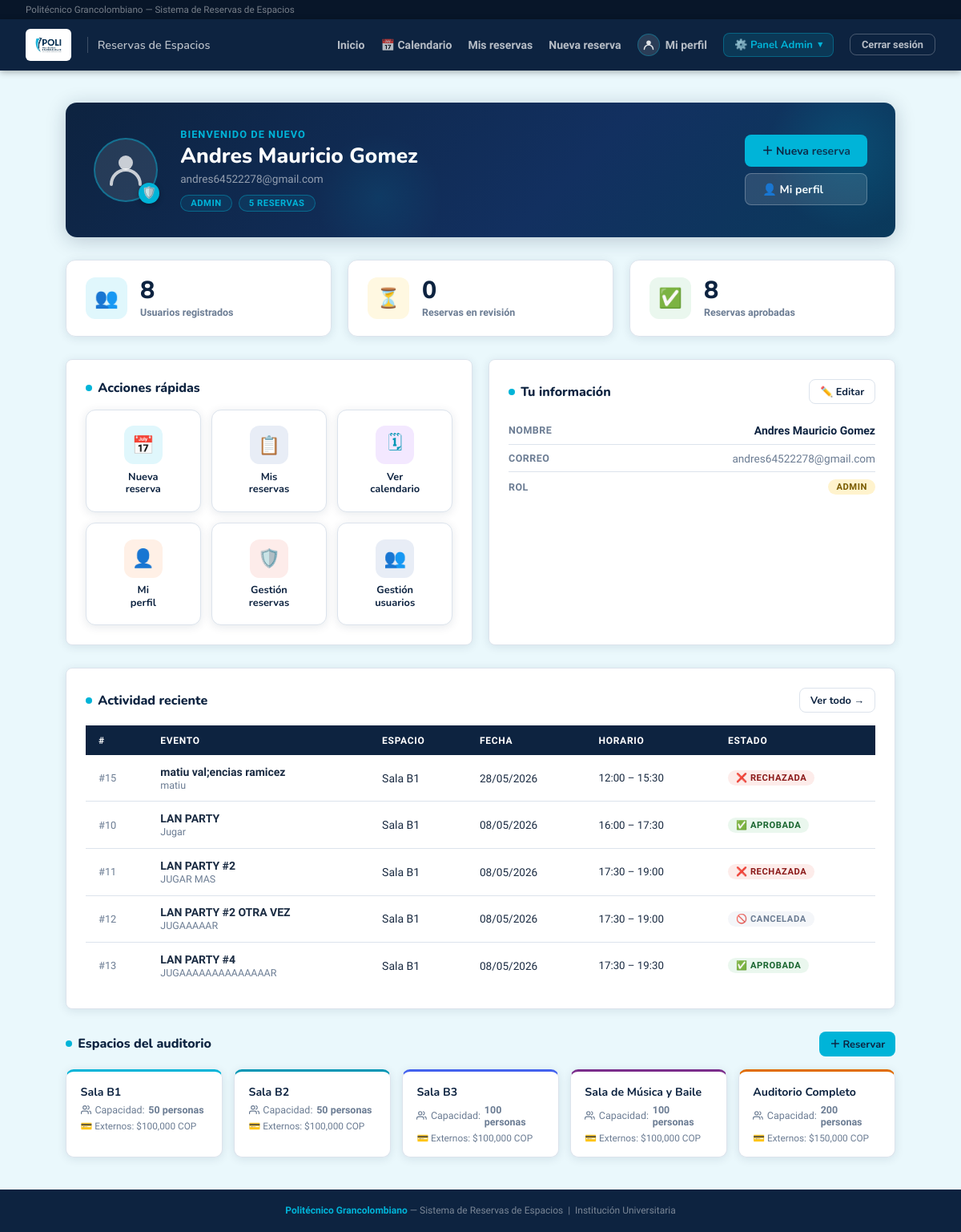
/dashboard (signed in), run on the app's committed database.
### database.py (models this page shows, shortened)
class Usuario(Base):
    __tablename__ = "usuario"
    id         = Column(Integer, primary_key=True, autoincrement=True)
    nombre     = Column(String, nullable=False)
    correo     = Column(String, nullable=False, unique=True)
    contrasena = Column(String, nullable=False)
    rol        = Column(String, nullable=False)  # 'docente' | 'administrativo' | 'externa' | 'admin' | 'logistica'
    activo  = Column(Boolean, default=True, nullable=False)   # False = cuenta desactivada
    strikes = Column(Integer, default=0,    nullable=False)   # Reportes asignados por el admin
    cod_docente  = Column(String,  nullable=True)
    departamento = Column(String,  nullable=True)
    dependencia = Column(String, nullable=True)
    empresa  = Column(String, nullable=True)
    telefono = Column(String, nullable=True)
    reservas = relationship("Reserva", back_populates="usuario", foreign_keys="Reserva.usuario_id")
    sanciones_recibidas = relationship(
        "Sancion",
        foreign_keys="Sancion.usuario_id",
        back_populates="usuario",
    )
    sanciones_aplicadas = relationship(
        "Sancion",
        foreign_keys="Sancion.admin_id",
        back_populates="admin",
    )
    __mapper_args__ = {
        "polymorphic_on": rol,
        "polymorphic_identity": "usuario",
    }

class Reserva(Base):
    __tablename__ = "reserva"
    id            = Column(Integer, primary_key=True, autoincrement=True)
    cant_personas = Column(Integer, nullable=False)
    tipo_evento   = Column(String,  nullable=False)
    finalidad     = Column(String,  nullable=True)
    indumentaria          = Column(String, nullable=True)
    servicios_adicionales = Column(String, nullable=True)  # RF-11: sonido, video, sillas, etc.
    justificacion_rechazo = Column(String, nullable=True)  # Razón del rechazo (obligatoria al rechazar)
    fecha        = Column(Date,     nullable=False)
    hora_inicio  = Column(Time,     nullable=False)
    hora_fin     = Column(Time,     nullable=False)
    estado       = Column(String,   nullable=False, default="pendiente")
    usuario_id   = Column(Integer, ForeignKey("usuario.id"), nullable=False)
    logistica_id = Column(Integer, ForeignKey("logistica.id"), nullable=True)
    usuario            = relationship("Usuario",               foreign_keys=[usuario_id], back_populates="reservas")
    logistica          = relationship("PersonalLogistica",     foreign_keys=[logistica_id], back_populates="reservas_logistica")
    espacios           = relationship("Espacio",               secondary=reserva_espacio, back_populates="reservas")
    calificacion       = relationship("Calificacion",          back_populates="reserva", uselist=False)
    personas_externas  = relationship("PersonaExternaReserva", back_populates="reserva",
                                      cascade="all, delete-orphan")
    sanciones          = relationship("Sancion", back_populates="reserva")

class Espacio(Base):
    __tablename__ = "espacio"
    id        = Column(Integer, primary_key=True, autoincrement=True)
    nombre    = Column(String,  nullable=False)
    capacidad = Column(Integer, nullable=False)
    costo_externo = Column(Numeric(12, 2), nullable=True)
    reservas  = relationship("Reserva", secondary=reserva_espacio, back_populates="espacios")

### app.py (the view)
@app.route("/dashboard")
@requiere_login
@proteger_db
def dashboard():
    u = usuario_logueado()
    if u.rol == "logistica":
        return redirect(url_for("logistica_panel"))
    total_usuarios   = db.query(Usuario).count()
    total_pendientes = db.query(Reserva).filter_by(estado="pendiente").count() if u.rol == "admin" else 0
    total_aprobadas  = db.query(Reserva).filter_by(estado="aprobada").count()  if u.rol == "admin" else 0
    total_espacios   = db.query(Espacio).count()
    espacios         = db.query(Espacio).all()
    mis_reservas_rec = db.query(Reserva).filter_by(usuario_id=u.id)\
                         .order_by(Reserva.fecha.desc()).limit(5).all()
    mis_pendientes = db.query(Reserva).filter_by(usuario_id=u.id, estado="pendiente").count()
    mis_aprobadas  = db.query(Reserva).filter_by(usuario_id=u.id, estado="aprobada").count()
    mis_total      = db.query(Reserva).filter_by(usuario_id=u.id).count()
    return render_template("dashboard.html", usuario=u,
                           total_usuarios=total_usuarios,
                           total_pendientes=total_pendientes,
                           total_aprobadas=total_aprobadas,
                           total_espacios=total_espacios,
                           espacios=espacios,
                           mis_reservas_rec=mis_reservas_rec,
                           mis_pendientes=mis_pendientes,
                           mis_aprobadas=mis_aprobadas,
                           mis_total=mis_total)

### app.py (called while the page is built)
@app.after_request
def add_header(response):
    response.headers["Cache-Control"] = "no-cache, no-store, must-revalidate"
    response.headers["Pragma"] = "no-cache"
    response.headers["Expires"] = "0"
    return response

def proteger_db(f):
    from functools import wraps
    @wraps(f)
    def wrapper(*args, **kwargs):
        try:
            return f(*args, **kwargs)
        except DBOperationalError:
            try:
                db.rollback()
            except Exception:
                pass
            DBSession.remove()
            flash("Error de conexión con la base de datos. Por favor recarga la página.", "danger")
            return redirect(request.referrer or url_for("dashboard"))
    return wrapper

@app.teardown_appcontext
def shutdown_session(exception=None):
    DBSession.remove()

@app.before_request
def refrescar_conexion_db():
    try:
        db.rollback()
    except Exception:
        DBSession.remove()

@app.after_request
def agregar_headers_no_cache(response):
    response.headers["Cache-Control"] = "no-store, no-cache, must-revalidate, max-age=0, post-check=0, pre-check=0"
    response.headers["Pragma"] = "no-cache"
    response.headers["Expires"] = "-1"
    return response

@app.before_request
def limpiar_sesion_al_iniciar():
    if not app.config.get("SESION_LIMPIADA"):
        session.clear()
        app.config["SESION_LIMPIADA"] = True
        _cargar_espacios_predefinidos()

def usuario_logueado():
    uid = session.get("usuario_id")
    if not uid:
        return None
    try:
        return db.get(Usuario, uid)
    except Exception:
        DBSession.remove()
        try:
            return db.get(Usuario, uid)
        except Exception:
            return None

def requiere_login(f):
    from functools import wraps
    @wraps(f)
    def wrapper(*args, **kwargs):
        u = usuario_logueado()
        if not u:
            flash("Debes iniciar sesión primero.", "warning")
            return redirect(url_for("login"))
        if not u.activo:
            session.clear()
            flash("Tu cuenta ha sido desactivada. Contacta al administrador.", "danger")
            return redirect(url_for("login"))
        return f(*args, **kwargs)
    return wrapper

### templates/dashboard.html (shortened to what this page needs)
{% extends "base.html" %}
{% block content %}
<div class="hero anim-1">
  <div class="hero-avatar">
    <svg viewBox="0 0 52 52" fill="none" xmlns="http://www.w3.org/2000/svg">
      <circle cx="26" cy="17" r="9" fill="rgba(255,255,255,0.75)"/>
      <path d="M8 44c0-9.941 8.059-18 18-18s18 8.059 18 18" stroke="rgba(255,255,255,0.75)" stroke-width="4" stroke-linecap="round"/>
    </svg>
    <div class="hero-role-badge">
      {% if usuario.rol == 'admin' %}🛡️
      {% elif usuario.rol == 'docente' %}🎓
      {% elif usuario.rol == 'administrativo' %}🏢
      {% else %}🏛{% endif %}
    </div>
  </div>
  <div class="hero-info">
    <div class="hero-greeting">Bienvenido de nuevo</div>
    <div class="hero-name">{{ usuario.nombre }}</div>
    <div class="hero-sub">{{ usuario.correo }}</div>
    <div class="hero-pills">
      <span class="hero-pill">{{ usuario.rol }}</span>
      <span class="hero-pill">{{ mis_total }} reserva{{ 's' if mis_total != 1 else '' }}</span>
    </div>
  </div>
  <div class="hero-actions">
    <a href="{{ url_for('reserva_nueva') }}" class="btn btn-primary">＋ Nueva reserva</a>
    <a href="{{ url_for('perfil') }}" class="btn btn-secondary" style="background:rgba(255,255,255,.12); border-color:rgba(255,255,255,.25); color:#fff;">👤 Mi perfil</a>
  </div>
</div>
{% if usuario.rol == 'admin' %}
<div class="grid grid-3 anim-2" style="margin-bottom:1.75rem;">
  <div class="stat-card">
    <div class="stat-icon-wrap si-cyan">👥</div>
    <div class="stat-body">
      <div class="stat-num">{{ total_usuarios }}</div>
      <div class="stat-lbl">Usuarios registrados</div>
    </div>
  </div>
  <div class="stat-card">
    <div class="stat-icon-wrap si-yellow">⏳</div>
    <div class="stat-body">
      <div class="stat-num">{{ total_pendientes }}</div>
      <div class="stat-lbl">Reservas en revisión</div>
    </div>
  </div>
  <div class="stat-card">
    <div class="stat-icon-wrap si-green">✅</div>
    <div class="stat-body">
      <div class="stat-num">{{ total_aprobadas }}</div>
      <div class="stat-lbl">Reservas aprobadas</div>
    </div>
  </div>
</div>
{% endif %}
<div class="grid grid-2 anim-3" style="margin-bottom:1.75rem;">
  <div class="card">
    <div class="sec-head">
      <div class="sec-title"><span class="sec-dot"></span> Acciones rápidas</div>
    </div>
    <div class="qa-grid">
      <a href="{{ url_for('reserva_nueva') }}" class="qa-card">
        <div class="qa-icon si-cyan">📅</div>
        <div class="qa-label">Nueva<br>reserva</div>
      </a>
      <a href="{{ url_for('mis_reservas') }}" class="qa-card">
        <div class="qa-icon si-navy">📋</div>
        <div class="qa-label">Mis<br>reservas</div>
      </a>
      <a href="{{ url_for('calendario') }}" class="qa-card">
        <div class="qa-icon" style="background:#f3e8ff;">🗓</div>
        <div class="qa-label">Ver<br>calendario</div>
      </a>
      <a href="{{ url_for('perfil') }}" class="qa-card">
        <div class="qa-icon" style="background:#fff0e6;">👤</div>
        <div class="qa-label">Mi<br>perfil</div>
      </a>
      {% if usuario.rol == 'admin' %}
      <a href="{{ url_for('admin_reservas') }}" class="qa-card">
        <div class="qa-icon" style="background:#fdecea;">🛡️</div>
        <div class="qa-label">Gestión<br>reservas</div>
      </a>
      <a href="{{ url_for('admin_usuarios') }}" class="qa-card">
        <div class="qa-icon" style="background:#e8edf6;">👥</div>
        <div class="qa-label">Gestión<br>usuarios</div>
      </a>
      {% endif %}
    </div>
  </div>
  <div class="card">
    <div class="sec-head">
      <div class="sec-title"><span class="sec-dot"></span> Tu información</div>
      <a href="{{ url_for('editar_perfil') }}" class="btn btn-secondary btn-sm">✏️ Editar</a>
    </div>
    <div class="info-row">
      <span class="info-key">Nombre</span>
      <span style="font-weight:700; color:var(--navy);">{{ usuario.nombre }}</span>
    </div>
    <div class="info-row">
      <span class="info-key">Correo</span>
      <span style="color:var(--muted); font-size:.85rem;">{{ usuario.correo }}</span>
    </div>
    <div class="info-row">
      <span class="info-key">Rol</span>
      <span class="pill pill-{{ usuario.rol }}">{{ usuario.rol }}</span>
    </div>
  </div>
</div>
<div class="card anim-4" style="margin-bottom:1.75rem;">
  <div class="sec-head">
    <div class="sec-title"><span class="sec-dot"></span> Actividad reciente</div>
    <a href="{{ url_for('mis_reservas') }}" class="btn btn-secondary btn-sm">Ver todo →</a>
  </div>
  {% if mis_reservas_rec %}
  <table>
    <thead>
      <tr>
        <th>#</th>
        <th>Evento</th>
        <th>Espacio</th>
        <th>Fecha</th>
        <th>Horario</th>
        <th>Estado</th>
      </tr>
    </thead>
    <tbody>
      {% for r in mis_reservas_rec %}
      <tr>
        <td style="color:var(--muted); font-size:.8rem;">#{{ r.id }}</td>
        <td><strong>{{ r.tipo_evento }}</strong><br><span style="font-size:.78rem; color:var(--muted);">{{ r.finalidad }}</span></td>
        <td>{{ r.espacios[0].nombre if r.espacios else '—' }}</td>
        <td style="font-size:.85rem; white-space:nowrap;">{{ r.fecha.strftime('%d/%m/%Y') }}</td>
        <td style="font-size:.83rem; white-space:nowrap;">{{ r.hora_inicio.strftime('%H:%M') }} – {{ r.hora_fin.strftime('%H:%M') }}</td>
        <td>
          {% if r.estado == 'pendiente' %}
            <span class="pill p-pendiente">⏳ En revisión</span>
          {% elif r.estado == 'aprobada' %}
            <span class="pill p-aprobada">✅ Aprobada</span>
          {% elif r.estado == 'rechazada' %}
            <span class="pill p-rechazada">❌ Rechazada</span>
          {% elif r.estado == 'cancelada' %}
            <span class="pill p-cancelada">🚫 Cancelada</span>
          {% endif %}
        </td>
      </tr>
      {% endfor %}
    </tbody>
  </table>
  {% endif %}
</div>
<div class="anim-5">
  <div class="sec-head" style="margin-bottom:1rem;">
    <div class="sec-title"><span class="sec-dot"></span> Espacios del auditorio</div>
    <a href="{{ url_for('reserva_nueva') }}" class="btn btn-primary btn-sm">＋ Reservar</a>
  </div>
  <div class="espacio-grid">
    {% set colores = ['var(--cyan)', '#0096b4', '#4361ee', '#7b2d8b', '#e06c00'] %}
    {% for esp in espacios %}
    <div class="espacio-card" style="border-top-color:{{ colores[loop.index0 % 5] }};">
      <div class="espacio-name">{{ esp.nombre }}</div>
      <div class="espacio-cap">
        <svg width="13" height="13" viewBox="0 0 24 24" fill="none" stroke="currentColor" stroke-width="2.2" stroke-linecap="round" stroke-linejoin="round"><path d="M17 21v-2a4 4 0 0 0-4-4H5a4 4 0 0 0-4 4v2"/><circle cx="9" cy="7" r="4"/><path d="M23 21v-2a4 4 0 0 0-3-3.87"/><path d="M16 3.13a4 4 0 0 1 0 7.75"/></svg>
        Capacidad: <strong>{{ esp.capacidad }} personas</strong>
      </div>
      {% if esp.costo_externo %}
      <div style="font-size:.74rem; color:var(--muted); margin-top:.4rem;">
        💳 Externos: ${{ "{:,.0f}".format(esp.costo_externo) }} COP
      </div>
      {% endif %}
    </div>
    {% endfor %}
  </div>
</div>
{% endblock %}

### templates/base.html (style rules this page uses)
:root { --navy: #0d2340; --navy-dark: #081629; --navy-mid: #123060; --cyan: #00b4d8; --cyan-dark: #0096b4; --cyan-light:#e0f7fc; --white: #ffffff; --gray-bg: #eaf8fc; --border: #dce3ec; --text: #1a2b42; --muted: #6b7c93; --success: #28a745; --danger: #dc3545; --warning: #e6a817; --radius: 8px; --shadow: 0 2px 12px rgba(13,35,64,.10); }
*, *::before, *::after { box-sizing: border-box; margin: 0; padding: 0; }
body { font-family: 'Nunito Sans', sans-serif; background: var(--gray-bg); color: var(--text); min-height: 100vh; display: flex; flex-direction: column; }
a { color: var(--cyan-dark); text-decoration: none; }
.card { background: var(--white); border: 1px solid var(--border); border-radius: var(--radius); padding: 1.5rem; box-shadow: var(--shadow); }
.grid { display: grid; gap: 1.25rem; }
.grid-2 { grid-template-columns: repeat(auto-fit, minmax(260px, 1fr)); }
.grid-3 { grid-template-columns: repeat(auto-fit, minmax(200px, 1fr)); }
.btn { display: inline-flex; align-items: center; gap: .4rem; padding: .6rem 1.3rem; border-radius: var(--radius); font-family: 'Nunito', sans-serif; font-size: .875rem; font-weight: 700; cursor: pointer; border: none; transition: all .18s; }
.btn-primary { background: var(--cyan); color: var(--navy); }
.btn-secondary { background: var(--white); color: var(--navy); border: 1.5px solid var(--border); }
.btn-sm { padding: .35rem .8rem; font-size: .8rem; }
table { width: 100%; border-collapse: collapse; font-size: .875rem; }
thead tr { background: var(--navy); }
th { text-align: left; padding: .7rem 1rem; font-size: .75rem; text-transform: uppercase; letter-spacing: .06em; color: var(--white); font-weight: 700; }
td { padding: .8rem 1rem; border-bottom: 1px solid var(--border); }
tr:last-child td { border-bottom: none; }
.pill { display: inline-block; font-size: .7rem; font-weight: 700; padding: 3px 10px; border-radius: 20px; text-transform: uppercase; letter-spacing: .05em; }
.pill-admin { background: #fff3cd; color: #7a5c00; }

### data on the page
Usuario: nombre "Andres Mauricio Gomez", correo "andres64522278@gmail.com", rol "ADMIN"
Reserva: id "15", tipo_evento "matiu val;encias ramicez", finalidad "matiu", nombre "Sala B1", fecha "28/05/2026", hora_inicio "12:00", hora_fin "15:30", estado "❌ RECHAZADA"
Reserva: id "10", tipo_evento "LAN PARTY", finalidad "Jugar", nombre "Sala B1", fecha "08/05/2026", hora_inicio "16:00", hora_fin "17:30", estado "✅ APROBADA"
Reserva: id "11", tipo_evento "LAN PARTY #2", finalidad "JUGAR MAS", nombre "Sala B1", fecha "08/05/2026", hora_inicio "17:30", hora_fin "19:00", estado "❌ RECHAZADA"
Reserva: id "12", tipo_evento "LAN PARTY #2 OTRA VEZ", finalidad "JUGAAAAAR", nombre "Sala B1", fecha "08/05/2026", hora_inicio "17:30", hora_fin "19:00", estado "🚫 CANCELADA"
Reserva: id "13", tipo_evento "LAN PARTY #4", finalidad "JUGAAAAAAAAAAAAAAR", nombre "Sala B1", fecha "08/05/2026", hora_inicio "17:30", hora_fin "19:30", estado "✅ APROBADA"
Espacio: nombre "Sala B1", capacidad "50", costo_externo "100,000"
Espacio: nombre "Sala B2", capacidad "50", costo_externo "100,000"
Espacio: nombre "Sala B3", capacidad "100", costo_externo "100,000"
Espacio: nombre "Sala de Música y Baile", capacidad "100", costo_externo "100,000"
Espacio: nombre "Auditorio Completo", capacidad "200", costo_externo "150,000"

### other printed values
{{ mis_total }} "5"
{{ 's' if mis_total != 1 else '' }} "S"
{{ total_usuarios }} "8"
{{ total_pendientes }} "0"
{{ total_aprobadas }} "8"
